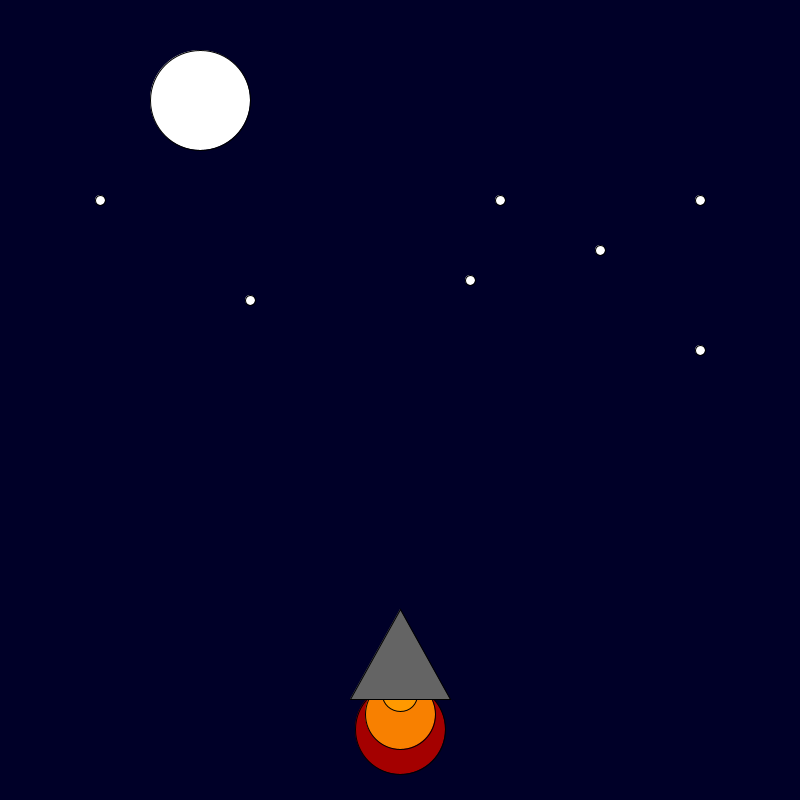
Frame 1 (no input)
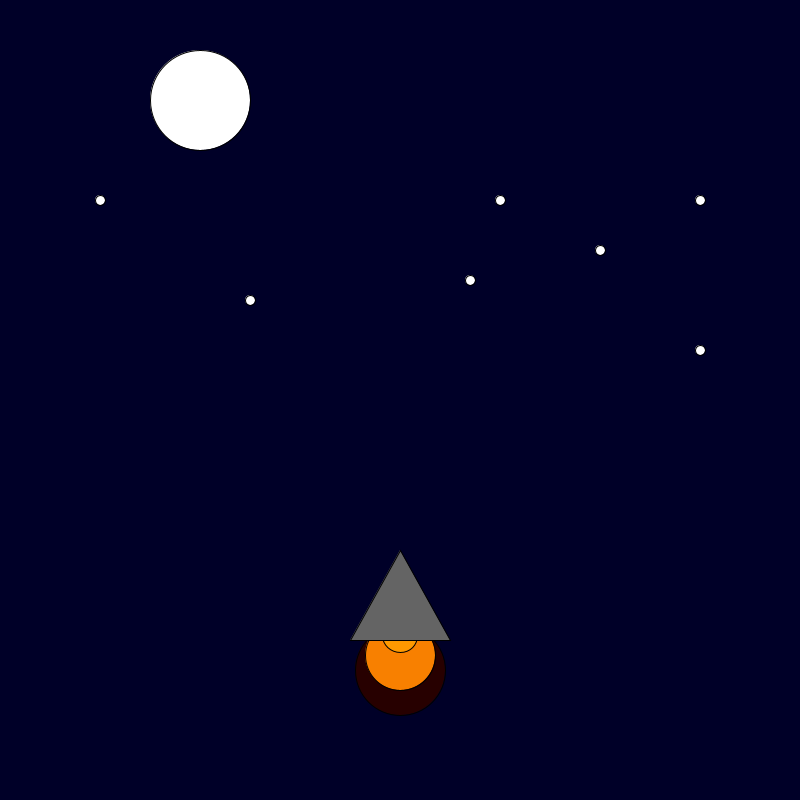
Frame 60 (the mouse pressed at the canvas centre just before this capture)
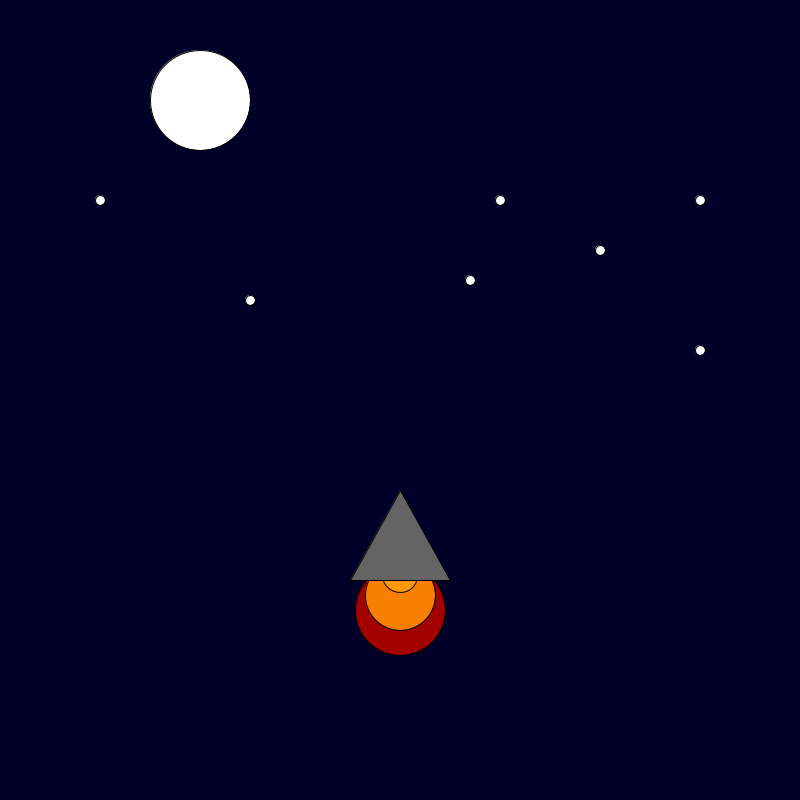
Frame 120 (the mouse held since frame 60 and released just before this capture)

The Processing sketch that drew these frames (run headless with seeded random() and noise(); from frame 60 on, the mouse is pressed at the canvas centre):

// Processing sketch: SpaceRocket
// ── SpaceRocket.pde
int x = 400;
int y = 600;

void setup() {
  size(800, 800);
}

void draw() {
   background(0, 0, 40);
  y=y-1;
  fill(random(255), 0, 0);
  ellipse(x, y + 130, 90, 90);
  fill(248, 128, 0);
  ellipse(x, y + 115, 70, 70);
  fill(255, 153, 0);
  ellipse(x, y + 95, 35, 35);
  fill(100, 100, 100);
  triangle(x, y + 10, x + 50, y + 100, x - 50, y + 100);
  fill(255,255,255);
 ellipse(200,100,100,100);
  fill(255,255,255);
  ellipse(700,200,10,10);
   fill(255,255,255);
  ellipse(600,250,10,10);
   fill(255,255,255);
  ellipse(700,350,10,10);
   fill(255,255,255);
  ellipse(500,200,10,10);
   fill(255,255,255);
  ellipse(470,280,10,10);
   fill(255,255,255);
  ellipse(100,200,10,10);
   fill(255,255,255);
  ellipse(250,300,10,10);
  
}
